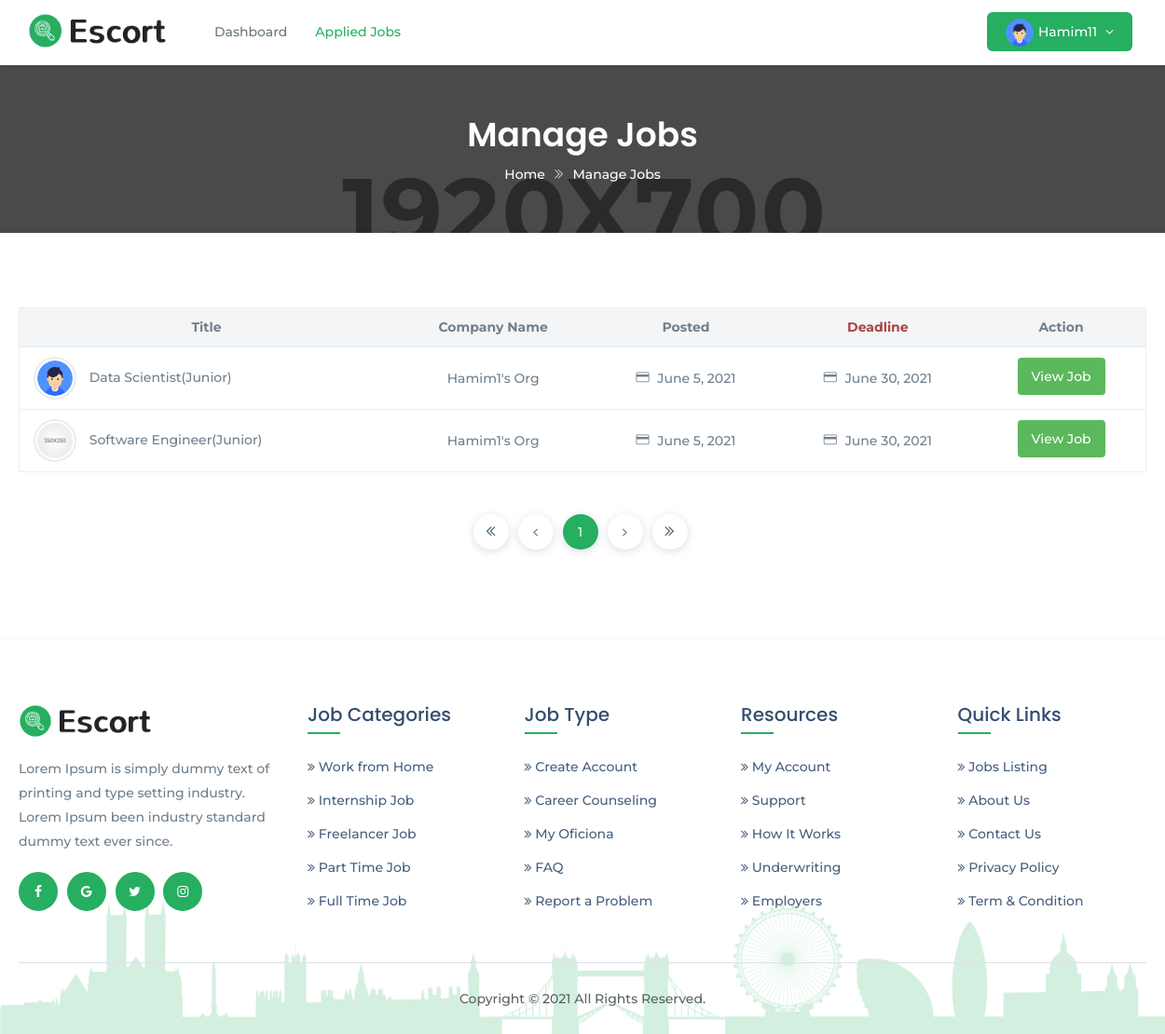
Screenshot of /cvrecommender/allappliedjobs/ (signed in) with the database file from the repository.
### account/models.py (models this page shows, shortened)
class Applicant(models.Model):
    user = models.OneToOneField(settings.AUTH_USER_MODEL,
                                on_delete=models.CASCADE)
    phone = models.CharField(max_length=11, blank=True, null=True)
    work_exp = models.CharField(max_length=50, blank=True, null=True)
    summary = models.TextField(max_length=255)
    gender = models.CharField(
        max_length=10, choices=GENDER_CHOICE, default='Male')
    address = models.TextField(max_length=100)
    dob = models.DateField(blank=True, null=True)
    language = models.CharField(max_length=100)
    website = models.URLField()
    image = models.ImageField(blank=True, null=True)
    category = models.CharField(max_length=100, choices=JOB_CATEGORY,
                                default='Web Developer')

### cvrecommender/models.py (models this page shows, shortened)
class JobApplication(models.Model):
    applicant = models.ForeignKey('account.Applicant',
                                  on_delete=models.CASCADE,
                                  related_name='jobapplicants', blank=True)
    job = models.ForeignKey('Job',
                            on_delete=models.CASCADE,
                            related_name='jobs')
    apply_time = models.DateField(auto_now_add=True)
    first_name = models.CharField(max_length=30)
    last_name = models.CharField(max_length=20)
    email = models.EmailField(max_length=254)
    phone = models.CharField(max_length=11)
    education_application = models.CharField(max_length=20, choices=EDU)
    cgpa_application = models.DecimalField(max_digits=3, decimal_places=2)
    skill_req_application = models.TextField()
    skill_bonus_application = models.CharField(
        max_length=255, blank=True, null=True)
    related_experience_application = models.PositiveSmallIntegerField(
        validators=[MinValueValidator(0), MaxValueValidator(15)])
    total_experience_application = models.PositiveSmallIntegerField(
        validators=[MinValueValidator(0), MaxValueValidator(15)])
    score = models.FloatField(default=0.0)
    note_application = models.TextField(blank=True, null=True)
    cv_application = models.FileField()

class Job(models.Model):
    title = models.CharField(max_length=200)
    slug = models.SlugField(max_length=200, blank=True,
                            help_text='You may keep it blank')
    company_name = models.CharField(max_length=200)
    starting_date = models.DateField(blank=True, null=True)
    deadline = models.DateField(blank=True, null=True)
    salary = models.PositiveIntegerField()
    vacancy = models.PositiveSmallIntegerField(
        validators=[MinValueValidator(1), MaxValueValidator(50)])
    job_category = models.CharField(max_length=50, choices=JOB_CATEGORY)
    job_type = models.CharField(max_length=20, choices=JOB_TYPE)
    email = models.EmailField(max_length=254,)
    phone = models.CharField(max_length=11, blank=True, null=True)
    company_website = models.URLField()
    logo = models.ImageField(null=True, blank=True)
    address = models.TextField(max_length=200)
    division = models.CharField(max_length=15, choices=CITY)
    description = models.TextField()
    responsibility = models.TextField()
    min_education = models.CharField(max_length=20, choices=EDU)
    cgpa = models.DecimalField(max_digits=3, decimal_places=2)
    experience = models.PositiveSmallIntegerField(
        validators=[MinValueValidator(0), MaxValueValidator(15)])
    skill_req = models.TextField(help_text='Input skills with comma')
    skill_bonus = models.CharField(
        max_length=255, blank=True, null=True, help_text='Input skills with comma')
    status = models.CharField(max_length=20, choices=STATUS)
    publish = models.DateField(auto_now_add=True)
    last_modified = models.DateField(auto_now=True)
    recruiter = models.ForeignKey('account.Recruiter',
                                  on_delete=models.CASCADE,
                                  related_name='recruiters')
    applicant = models.ManyToManyField('account.Applicant',
                                       related_name='applicants', blank=True)
    objects = models.Manager()         # default manager
    published = PublishedManager()    # custom manager for all published job post
    def __str__(self):
        return self.title
    def get_absolute_url(self):
        return reverse('jobDetail', args=[self.slug])

### custom_decorators/custom_decorator.py (the view)
        def wrapper_function(request, *args, **kwargs):
            group = None
            if request.user.groups.exists():
                group = request.user.groups.all()[0].name
                if group in allowed_group:
                    return view_function(request, *args, **kwargs)
                else:
                    return HttpResponse('You are not allowed and this is yet to be edited')
            else:
                return redirect('login')

### cvrecommender/views.py (called while the page is built)
@login_required(login_url='login')
@allowed_users(allowed_group=['applicant'])
def allappliedjobs(request):
    applied_jobs = JobApplication.objects.filter(
        applicant=request.user.applicant).order_by('apply_time')
    paginator = Paginator(applied_jobs, 3)
    page = request.GET.get('page')
    applied_jobs = paginator.get_page(page)
    return render(request, 'applied_job_list.html', {'applied_jobs': applied_jobs})

### cvrecommender/templates/applied_job_list.html (shortened to what this page needs)
{% load static %}
<!DOCTYPE html>
<html class="no-js" lang="zxx">
  <head>
    <link href="{% static 'assets/plugins/bootstrap/css/bootstrap.min.css' %}" rel="stylesheet">
    <link href="{% static 'assets/plugins/icons/css/icons.css' %}" rel="stylesheet">
    <link href="{% static 'assets/plugins/animate/animate.css' %}" rel="stylesheet">
    <link href="{% static 'assets/plugins/aos-master/aos.css' %}" rel="stylesheet">
    <link href="{% static 'assets/plugins/bootstrap/css/bootsnav.css' %}" rel="stylesheet">
    <link href="{% static 'assets/css/style.css' %}" rel="stylesheet">
    <link href="{% static 'assets/css/responsive.css' %}" rel="stylesheet">
  </head>
  <body class="utf_skin_area">
    <nav class="navbar navbar-default navbar-mobile navbar-fixed light bootsnav">
  <div class="container">
    <div class="navbar-header">
      <a class="navbar-brand" href="index.html"> <img src="{% static 'assets/img/logo.png' %}" class="logo logo-display" alt="">
        <img src="{% static 'assets/img/logo.png' %}" class="logo logo-scrolled" alt="">
      </a>
	  </div>
    <div class="collapse navbar-collapse" id="navbar-menu">
      <ul class="nav navbar-nav navbar-left" data-in="fadeInDown" data-out="fadeOutUp">
        <li> <a href="{% url 'applicantdashboard' %}">Dashboard</a> </li>
        <li class="active"> <a href="{% url 'allappliedjobs' %}">Applied jobs</a> </li>
      </ul>
      <ul class="nav navbar-nav navbar-right">
        <li class="dropdown sign-up">
          {% if request.user.applicant.image %}
            <a class="dropdown-toggle btn-signup red-btn" data-toggle="dropdown" href="">
              <img src="{{ request.user.applicant.image.url }}" class="img-responsive img-circle" alt="">
              {{ request.user }}
            </a>
          {% else %}
            <a class="dropdown-toggle btn-signup red-btn" data-toggle="dropdown" href="">
              <img src="{% static 'assets/img/user-profile.png' %}" class="img-responsive img-circle" alt="">
              {{ request.user }}
            </a>
          {% endif %}
        </li>
      </ul>
    </div>
  </div>
</nav>
    <div class="page-title">
      <div class="container">
        <div class="page-caption">
          <h2>Manage Jobs</h2>
          <p><a href="#" title="Home">Home</a> <i class="ti-angle-double-right"></i> Manage Jobs</p>
        </div>
      </div>
    </div>
    <section class="utf_manage_jobs_area padd-top-80 padd-bot-80">
      <div class="container">
        <div class="table-responsive">
          <table class="table table-lg table-hover">
            <thead>
              <tr>
                <th class="text-center">Title</th>
                <th class="text-center">Company Name</th>
                <th class="text-center">Posted</th>
                <th class="text-danger text-center">Deadline</th>
                <th class="text-center">Action</th>
              </tr>
            </thead>
            <tbody>
            {% for job in applied_jobs %}
              <tr>
                <td>
                  {% if job.job.logo %}
                    <img src="{{ job.job.logo.url }}" class="avatar-lg" alt="Company Logo">
                  {% else %}
                    <img src="{% static 'assets/img/company_logo_8.png' %}" class="avatar-lg" alt="Company Logo">
                  {% endif %}
                  {{ job.job }}
                </td>
                <td class="text-center">{{ job.job.company_name }}</td>
                <td class="text-center"><i class="ti-credit-card"></i> {{ job.job.publish }}</td>
                <td class="text-center"><i class="ti-credit-card"></i> {{ job.job.deadline }}</td>
                <td class="text-center"> <a href="{{ job.job.get_absolute_url }}" class="btn btn-success">View Job</a></td>
              </tr>
            {% empty %}
              <td colspan="6" class="text-center">You have Not applied to any job yet.</td>
              {{ applied_jobs }}
            {% endfor %}
            </tbody>
          </table>
          <div class="utf_flexbox_area padd-10">
            <ul class="pagination">
              {% if applied_jobs.has_previous %}
                <li class="page-item"> <a class="page-link" href="?page=1" aria-label="Previous">
                  <span aria-hidden="true"><i class="fa fa-angle-double-left"></i></span> </a>
                </li>
                <li class="page-item"> <a class="page-link" href="?page={{ applied_jobs.previous_page_number }}" aria-label="Previous">
                  <span aria-hidden="true"><i class="fa fa-angle-left"></i></span> </a>
                </li>
              {% else %}
                <li class="page-item"> <a class="page-link" href="?page=1" aria-label="Previous">
                  <span aria-hidden="true"><i class="fa fa-angle-double-left"></i></span> </a>
                </li>
                <li class="page-item"> <a class="page-link" href="?page=1" aria-label="Previous">
                  <span aria-hidden="true"><i class="fa fa-angle-left"></i></span> </a>
                </li>
              {% endif %}
              {% for job in applied_jobs.paginator.page_range %}
                {% if applied_jobs.number == job %}
                  <li class="page-item active"><a class="page-link" href="?page={{ job }}">{{ job }}</a> </li>
                {% elif job > applied_jobs.number|add:'-2' and job < applied_jobs.number|add:'2' %}
                  <li class="page-item"><a class="page-link" href="?page={{ job }}">{{ job }}</a> </li>
                {% endif %}
              {% endfor %}
              {% if applied_jobs.has_next %}
                <li class="page-item"> <a class="page-link" href="?page={{ applied_jobs.next_page_number }}" aria-label="Previous">
                  <span aria-hidden="true"><i class="fa fa-angle-right"></i></span> </a>
                </li>
                <li class="page-item"> <a class="page-link" href="?page={{ applied_jobs.paginator.num_pages }}" aria-label="Previous">
                  <span aria-hidden="true"><i class="fa fa-angle-double-right"></i></span> </a>
                </li>
              {% else %}
                <li class="page-item"> <a class="page-link" href="?page={{ applied_jobs.paginator.num_pages }}" aria-label="Previous">
                  <span aria-hidden="true"><i class="fa fa-angle-right"></i></span> </a>
                </li>
                <li class="page-item"> <a class="page-link" href="?page={{ applied_jobs.paginator.num_pages }}" aria-label="Previous">
                  <span aria-hidden="true"><i class="fa fa-angle-double-right"></i></span> </a>
                </li>
              {% endif %}
            </ul>
          </div>
        </div>
      </div>
    </section>
    <footer class="footer">
      <div class="container">
        <div class="row">
          <div class="col-md-3 col-sm-4">
            <a href="index.html"><img class="footer-logo" src="assets/img/logo.png" alt=""></a>
            <p>Lorem Ipsum is simply dummy text of printing and type setting industry. Lorem Ipsum been industry
              standard dummy text ever since.</p>
            <div class="f-social-box">
              <ul>
                <li><a href="#"><i class="fa fa-facebook facebook-cl"></i></a></li>
                <li><a href="#"><i class="fa fa-google google-plus-cl"></i></a></li>
                <li><a href="#"><i class="fa fa-twitter twitter-cl"></i></a></li>
                <li><a href="#"><i class="fa fa-instagram instagram-cl"></i></a></li>
              </ul>
            </div>
          </div>
          <div class="col-md-9 col-sm-8">
            <div class="row">
              <div class="col-md-3 col-sm-6">
                <h4>Job Categories</h4>
                <ul>
                  <li><a href="#"><i class="fa fa-angle-double-right"></i> Work from Home</a></li>
                  <li><a href="#"><i class="fa fa-angle-double-right"></i> Internship Job</a></li>
                  <li><a href="#"><i class="fa fa-angle-double-right"></i> Freelancer Job</a></li>
                  <li><a href="#"><i class="fa fa-angle-double-right"></i> Part Time Job</a></li>
                  <li><a href="#"><i class="fa fa-angle-double-right"></i> Full Time Job</a></li>
                </ul>
              </div>
              <div class="col-md-3 col-sm-6">
                <h4>Job Type</h4>
                <ul>
                  <li><a href="#"><i class="fa fa-angle-double-right"></i> Create Account</a></li>
                  <li><a href="#"><i class="fa fa-angle-double-right"></i> Career Counseling</a></li>
                  <li><a href="#"><i class="fa fa-angle-double-right"></i> My Oficiona</a></li>
                  <li><a href="#"><i class="fa fa-angle-double-right"></i> FAQ</a></li>
                  <li><a href="#"><i class="fa fa-angle-double-right"></i> Report a Problem</a></li>
                </ul>
              </div>
              <div class="col-md-3 col-sm-6">
                <h4>Resources</h4>
                <ul>
                  <li><a href="#"><i class="fa fa-angle-double-right"></i> My Account</a></li>
                  <li><a href="#"><i class="fa fa-angle-double-right"></i> Support</a></li>
                  <li><a href="#"><i class="fa fa-angle-double-right"></i> How It Works</a></li>
                  <li><a href="#"><i class="fa fa-angle-double-right"></i> Underwriting</a></li>
                  <li><a href="#"><i class="fa fa-angle-double-right"></i> Employers</a></li>
                </ul>
              </div>
              <div class="col-md-3 col-sm-6">
                <h4>Quick Links</h4>
                <ul>
                  <li><a href="#"><i class="fa fa-angle-double-right"></i> Jobs Listing</a></li>
                  <li><a href="#"><i class="fa fa-angle-double-right"></i> About Us</a></li>
                  <li><a href="#"><i class="fa fa-angle-double-right"></i> Contact Us</a></li>
                  <li><a href="#"><i class="fa fa-angle-double-right"></i> Privacy Policy</a></li>
                  <li><a href="#"><i class="fa fa-angle-double-right"></i> Term & Condition</a></li>
                </ul>
              </div>
            </div>
          </div>
        </div>
        <div class="row">
          <div class="col-md-12">
            <div class="copyright text-center">
              <p>Copyright © 2021 All Rights Reserved.</p>
            </div>
          </div>
        </div>
      </div>
    </footer>
  </body>
</html>

### account/static/assets/css/responsive.css (style rules this page uses)
@media only screen and (min-width : 993px) { section { padding: 6em 0; } }
@media only screen and (min-width : 993px) { .navbar-default .navbar-brand img { max-width: 150px; } }
@media only screen and (min-width : 1024px) { h2 { font-size: 36px; } }
@media only screen and (min-width : 1024px) { h4 { font-size: 20px; } }

### rows the page displays
JobApplication: job.logo (picture), job "Data Scientist(Junior)", job.company_name "Hamim1's Org", job.publish "June 5, 2021", job.deadline "June 30, 2021"
JobApplication: job "Software Engineer(Junior)", job.company_name "Hamim1's Org", job.publish "June 5, 2021", job.deadline "June 30, 2021"

### other values shown
{{ request.user }} "Hamim11"
{{ job }} "1"
